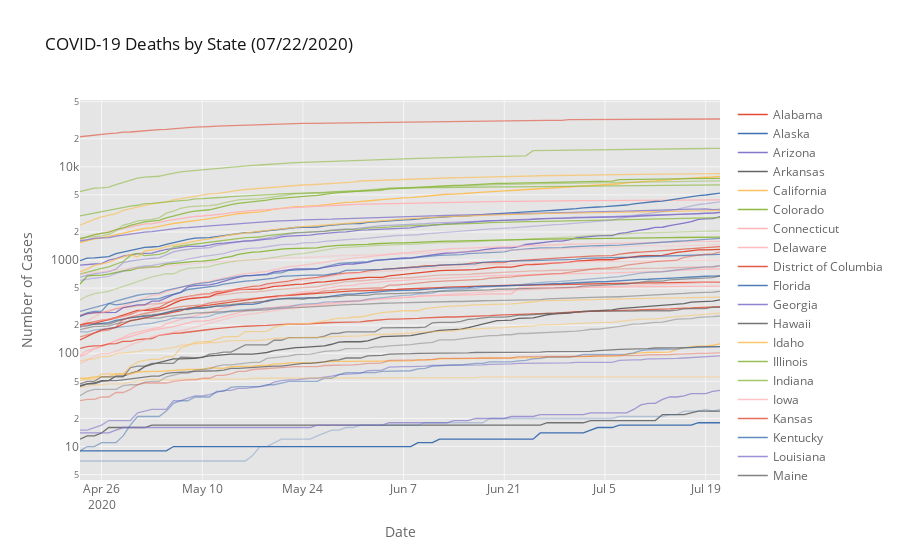

Write notebook code for a chart like this one.
### Code cell
# plot total deaths by state
states_deaths = grouped_states.reset_index().pivot(index='Date', columns='State', values='Deaths').iplot(
    kind='lines', yaxis_type='log', theme='ggplot', connectgaps=True, asFigure=True,
    title='COVID-19 Deaths by State ({})'.format(today), yaxis_title='Number of Cases', xaxis_title='Date')

states_deaths
